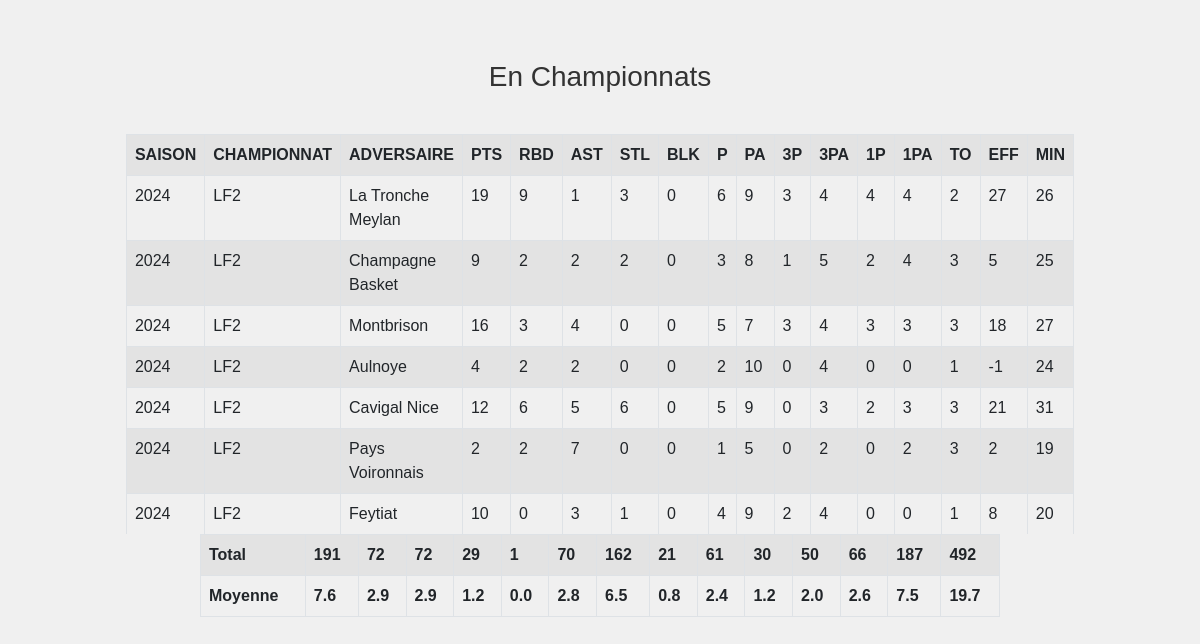
The page /pages/all.php on the database its author committed.
### tables this page shows
CREATE TABLE `donnees` (
  `id` int(11) NOT NULL,
  `SAISON` int(6) DEFAULT NULL,
  `CHAMPIONNAT` varchar(11) DEFAULT NULL,
  `ADVERSAIRE` varchar(22) DEFAULT NULL,
  `PTS` int(3) DEFAULT NULL,
  `RBD` int(3) DEFAULT NULL,
  `AST` int(3) DEFAULT NULL,
  `STL` int(3) DEFAULT NULL,
  `BLK` int(3) DEFAULT NULL,
  `P` int(1) DEFAULT NULL,
  `PAT` int(2) DEFAULT NULL,
  `3P` int(2) DEFAULT NULL,
  `3PA` int(3) DEFAULT NULL,
  `1P` int(2) DEFAULT NULL,
  `1PA` int(3) DEFAULT NULL,
  `TO` int(2) DEFAULT NULL,
  `EFF` int(3) DEFAULT NULL,
  `MIN` int(3) DEFAULT NULL
);

### login/login.php (called while the page is built)
<?php
try {
    $pdo = new PDO('mysql:host=localhost;dbname=sport;charset=utf8', 'root', '');
} catch (PDOException $e) {
    die('Erreur : ' . $e->getMessage());
}
$sql = 'SELECT * FROM donnees';
$stmt = $pdo->prepare($sql);
$stmt->execute();
$donnees = $stmt->fetchAll();
?>

### pages/all.php (the view, shortened to what this page needs)
<?php
include '../login/login.php';
?>
<!DOCTYPE html>
<html lang="en">
<head>
    <link href="https://cdn.jsdelivr.net/npm/bootstrap@5.0.2/dist/css/bootstrap.min.css" rel="stylesheet">
    <link rel="stylesheet" href="../sass/styles.css">
</head>
<body>
    <main>
        <h1 style="margin-bottom:40px">En Championnats</h1>
            <div class="table-container">
                <div class="scrollable-table center-table">
                    <table id="myTable" class="table table-striped table-bordered">
                        <tr>
                        <th onclick="sortByColumn(0)">SAISON</th>
<th onclick="sortByColumn(1)">CHAMPIONNAT</th>
<th onclick="sortByColumn(2)">ADVERSAIRE</th>
<th onclick="sortByColumn(3)">PTS</th>
<th onclick="sortByColumn(4)">RBD</th>
<th onclick="sortByColumn(5)">AST</th>
<th onclick="sortByColumn(6)">STL</th>
<th onclick="sortByColumn(7)">BLK</th>
<th onclick="sortByColumn(8)">P</th>
<th onclick="sortByColumn(9)">PA</th>
<th onclick="sortByColumn(10)">3P</th>
<th onclick="sortByColumn(11)">3PA</th>
<th onclick="sortByColumn(12)">1P</th>
<th onclick="sortByColumn(13)">1PA</th>
<th onclick="sortByColumn(14)">TO</th>
<th onclick="sortByColumn(15)">EFF</th>
<th onclick="sortByColumn(16)">MIN</th>
                        </tr>
                        <?php
$euroU20RowCount = 0;
foreach ($donnees as $row) {
    if ($row['CHAMPIONNAT'] !== 'EURO U20' and $row['CHAMPIONNAT'] !== 'CDF') {
        $euroU20RowCount++;
    }
}
?>
<?php for ($i = count($donnees) - 1; $i >= 0; $i--): ?>
    <?php $row = $donnees[$i]; ?>
                            <?php if ($row['CHAMPIONNAT'] !== 'EURO U20' and $row['CHAMPIONNAT'] !== 'CDF'): ?>
    <tr>
        <td><?php echo $row['SAISON']; ?></td>
        <td><?php echo $row['CHAMPIONNAT']; ?></td>
        <td><?php echo $row['ADVERSAIRE']; ?></td>
        <td><?php echo $row['PTS']; ?></td>
        <td><?php echo $row['RBD']; ?></td>
        <td><?php echo $row['AST']; ?></td>
        <td><?php echo $row['STL']; ?></td>
        <td><?php echo $row['BLK']; ?></td>
        <td><?php echo $row['P']; ?></td>
        <td><?php echo $row['PAT']; ?></td>
        <td><?php echo $row['3P']; ?></td>
        <td><?php echo $row['3PA']; ?></td>
        <td><?php echo $row['1P']; ?></td>
        <td><?php echo $row['1PA']; ?></td>
        <td><?php echo $row['TO']; ?></td>
        <td><?php echo $row['EFF']; ?></td>
        <td><?php echo $row['MIN']; ?></td>
    </tr>
<?php
    endif;
endfor;
?>
                        <?php
$totalPoints = 0;
$totalRebonds = 0;
$totalAssists = 0;
$totalSTL = 0;
$totalBLK = 0;
$totalP = 0;
$totalPAT = 0;
$total3P = 0;
$total3PA = 0;
$total1P = 0;
$total1PA = 0;
$totalTO = 0;
$totalEFF = 0;
$totalMIN = 0;
foreach ($donnees as $row) {
    if ($row['CHAMPIONNAT'] !== 'EURO U20' and $row['CHAMPIONNAT'] !== 'CDF') {
        $totalPoints += $row['PTS'];
        $totalRebonds += $row['RBD'];
        $totalAssists += $row['AST'];
        $totalSTL += $row['STL'];
        $totalBLK += $row['BLK'];
        $totalP += $row['P'];
        $totalPAT += $row['PAT'];
        $total3P += $row['3P'];
        $total3PA += $row['3PA'];
        $total1P += $row['1P'];
        $total1PA += $row['1PA'];
        $totalTO += $row['TO'];
        $totalEFF += $row['EFF'];
        $totalMIN += $row['MIN'];
    }
}
?>  </table>
</div>
</div>
<table class="table table-striped table-bordered" style="margin:0">
<tr>
<th colspan="3">Total</th>
    <th><?php echo $totalPoints; ?></th>
    <th><?php echo $totalRebonds; ?></th>
    <th><?php echo $totalAssists; ?></th>
    <th><?php echo $totalSTL; ?></th>
    <th><?php echo $totalBLK; ?></th>
    <th><?php echo $totalP; ?></th>
    <th><?php echo $totalPAT; ?></th>
    <th><?php echo $total3P; ?></th>
    <th><?php echo $total3PA; ?></th>
    <th><?php echo $total1P; ?></th>
    <th><?php echo $total1PA; ?></th>
    <th><?php echo $totalTO; ?></th>
    <th><?php echo $totalEFF; ?></th>
    <th><?php echo $totalMIN; ?></th>
</tr>
<tr>
    <th colspan="3">Moyenne</th>
    <th><?php echo number_format($totalPoints / $euroU20RowCount, 1); ?></th>
    <th><?php echo number_format($totalRebonds / $euroU20RowCount, 1); ?></th>
    <th><?php echo number_format($totalAssists / $euroU20RowCount, 1); ?></th>
    <th><?php echo number_format($totalSTL / $euroU20RowCount, 1); ?></th>
    <th><?php echo number_format($totalBLK / $euroU20RowCount, 1); ?></th>
    <th><?php echo number_format($totalP / $euroU20RowCount, 1); ?></th>
    <th><?php echo number_format($totalPAT / $euroU20RowCount, 1); ?></th>
    <th><?php echo number_format($total3P / $euroU20RowCount, 1); ?></th>
    <th><?php echo number_format($total3PA / $euroU20RowCount, 1); ?></th>
    <th><?php echo number_format($total1P / $euroU20RowCount, 1); ?></th>
    <th><?php echo number_format($total1PA / $euroU20RowCount, 1); ?></th>
    <th><?php echo number_format($totalTO / $euroU20RowCount, 1); ?></th>
    <th><?php echo number_format($totalEFF / $euroU20RowCount, 1); ?></th>
    <th><?php echo number_format($totalMIN / $euroU20RowCount, 1); ?></th>
</tr>
</table>
    </main>
</body>
</html>

### sass/styles.css (style rules this page uses)
body { font-family: Arial, sans-serif; margin: 20px; padding: 0; background-color: #f0f0f0; color: #333; }
h1 { font-size: 28px; text-align: center; margin-top: 20px; margin-bottom: 20px; }
main { margin: 20px auto; max-width: 800px; display: flex; flex-direction: column; justify-content: center; align-items: center; }
body { font-family: Arial, sans-serif; margin: 0; padding: 0; background-color: #f0f0f0; color: #333; }
.scrollable-table { max-height: 400px; overflow-y: auto; margin-top: 40px; width: auto; }
.center-table { margin: 0 auto; }

### rows shown on the page
donnees: SAISON "2024", CHAMPIONNAT "LF2", ADVERSAIRE "La Tronche Meylan", PTS "19", RBD "9", AST "1", STL "3", BLK "0", P "6", PAT "9", 3P "3", 3PA "4", 1P "4", 1PA "4", TO "2", EFF "27", MIN "26"
donnees: SAISON "2024", CHAMPIONNAT "LF2", ADVERSAIRE "Champagne Basket", PTS "9", RBD "2", AST "2", STL "2", BLK "0", P "3", PAT "8", 3P "1", 3PA "5", 1P "2", 1PA "4", TO "3", EFF "5", MIN "25"
donnees: SAISON "2024", CHAMPIONNAT "LF2", ADVERSAIRE "Montbrison", PTS "16", RBD "3", AST "4", STL "0", BLK "0", P "5", PAT "7", 3P "3", 3PA "4", 1P "3", 1PA "3", TO "3", EFF "18", MIN "27"
donnees: SAISON "2024", CHAMPIONNAT "LF2", ADVERSAIRE "Aulnoye", PTS "4", RBD "2", AST "2", STL "0", BLK "0", P "2", PAT "10", 3P "0", 3PA "4", 1P "0", 1PA "0", TO "1", EFF "-1", MIN "24"
donnees: SAISON "2024", CHAMPIONNAT "LF2", ADVERSAIRE "Cavigal Nice", PTS "12", RBD "6", AST "5", STL "6", BLK "0", P "5", PAT "9", 3P "0", 3PA "3", 1P "2", 1PA "3", TO "3", EFF "21", MIN "31"
donnees: SAISON "2024", CHAMPIONNAT "LF2", ADVERSAIRE "Pays Voironnais", PTS "2", RBD "2", AST "7", STL "0", BLK "0", P "1", PAT "5", 3P "0", 3PA "2", 1P "0", 1PA "2", TO "3", EFF "2", MIN "19"
donnees: SAISON "2024", CHAMPIONNAT "LF2", ADVERSAIRE "Feytiat", PTS "10", RBD "0", AST "3", STL "1", BLK "0", P "4", PAT "9", 3P "2", 3PA "4", 1P "0", 1PA "0", TO "1", EFF "8", MIN "20"

### other values the page prints
$totalPoints "191"
$totalRebonds "72"
$totalAssists "72"
$totalSTL "29"
$totalBLK "1"
$totalP "70"
$totalPAT "162"
$total3P "21"
$total3PA "61"
$total1P "30"
$total1PA "50"
$totalTO "66"
$totalEFF "187"
$totalMIN "492"
$totalPoints / $euroU20RowCount "7.6"
